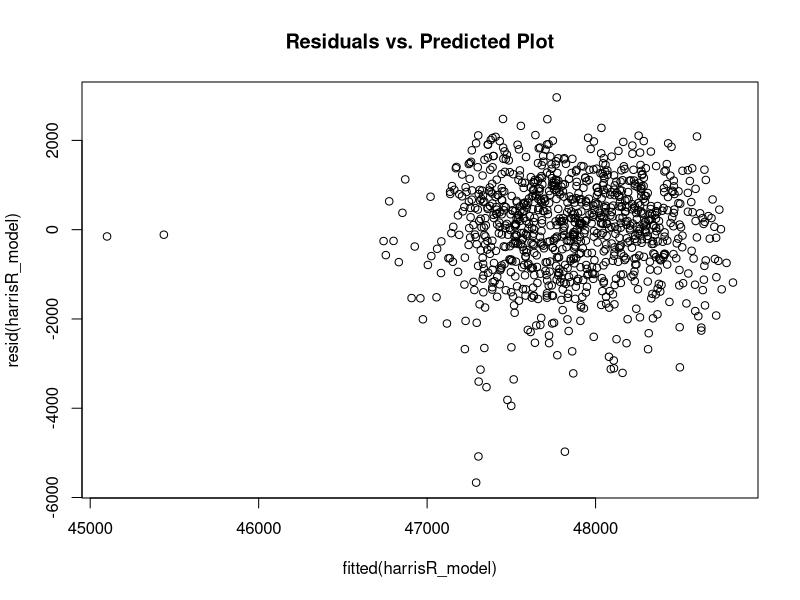
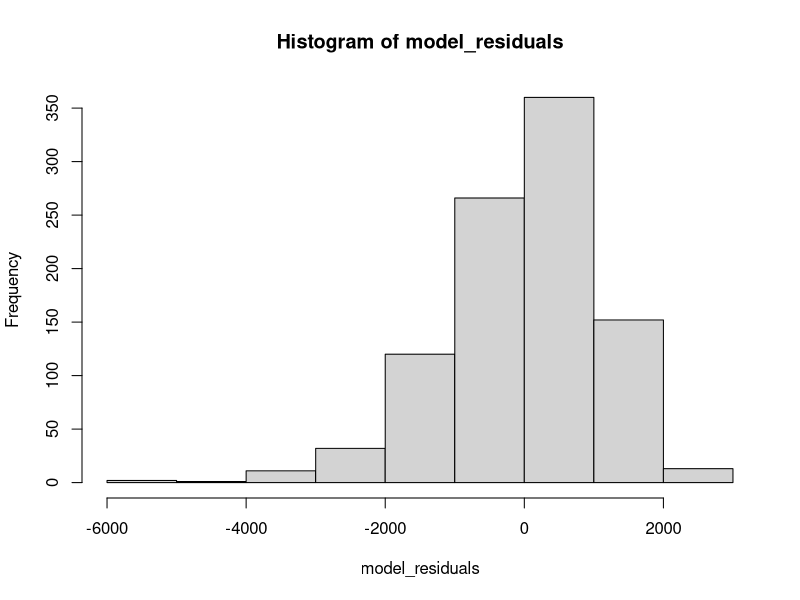
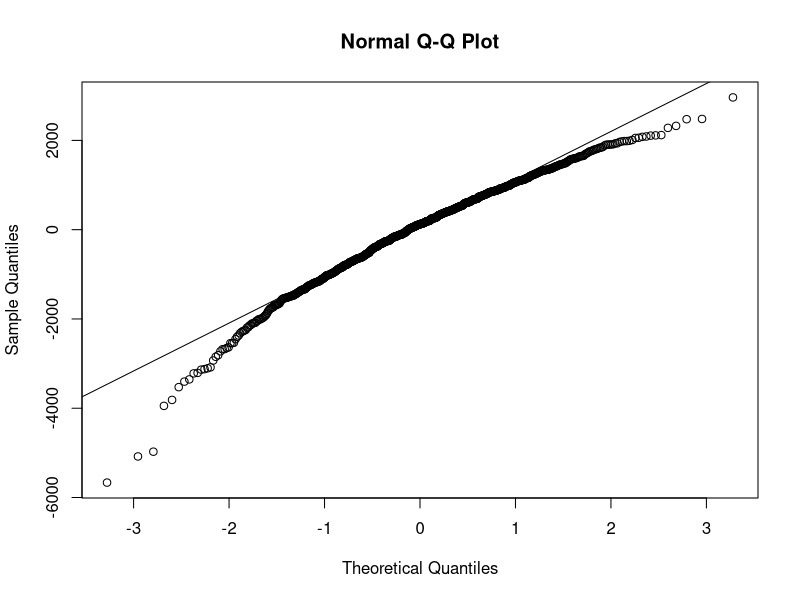
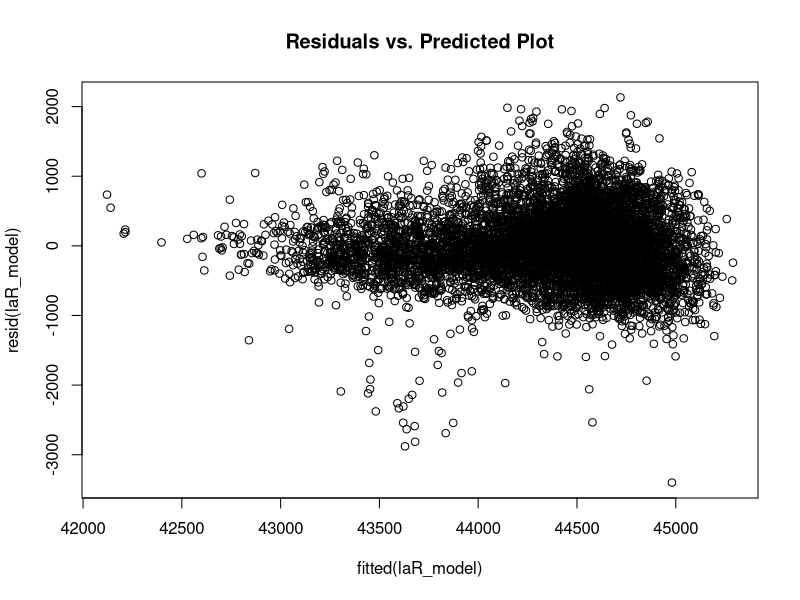
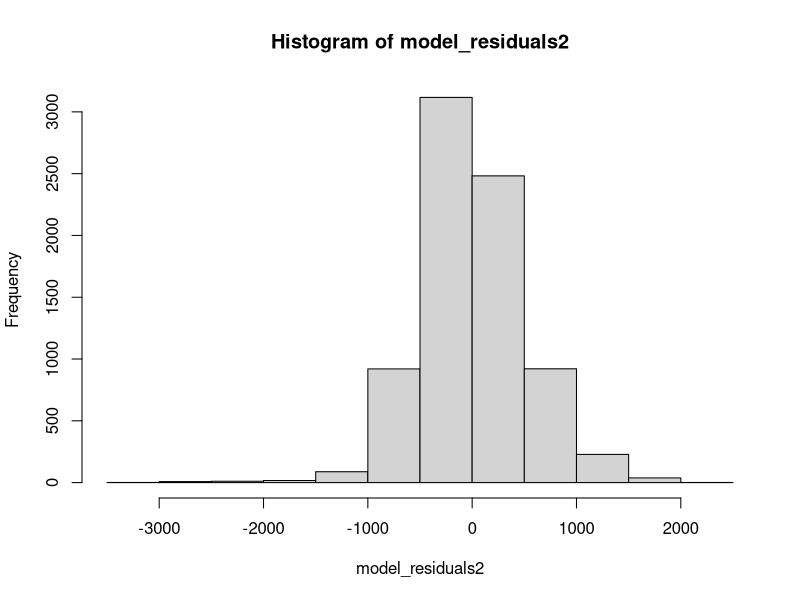
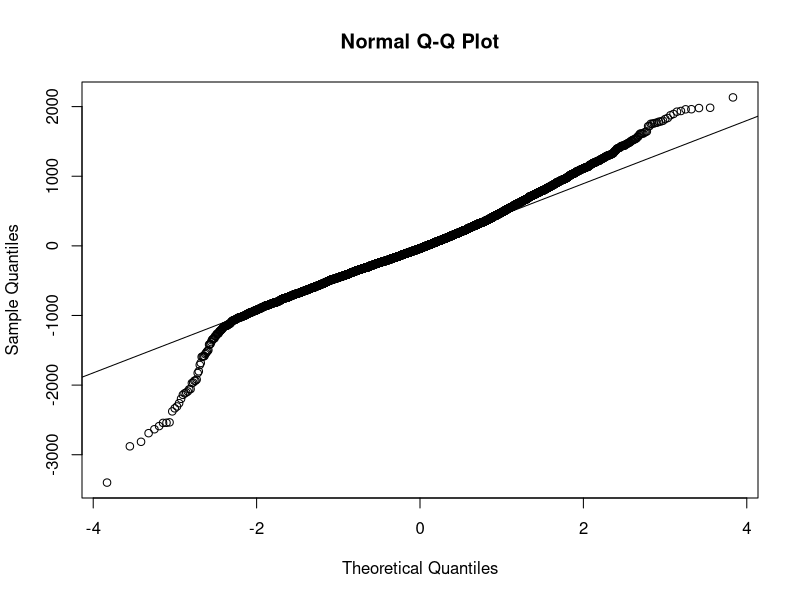
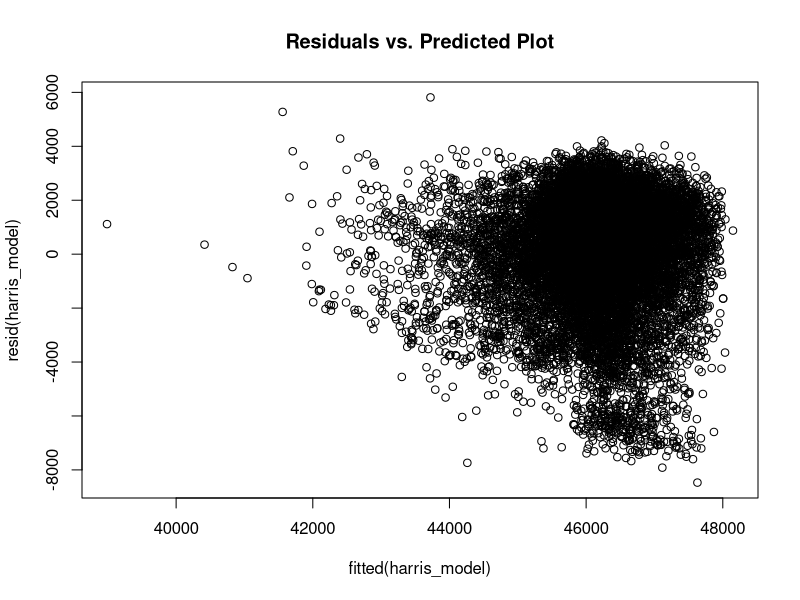
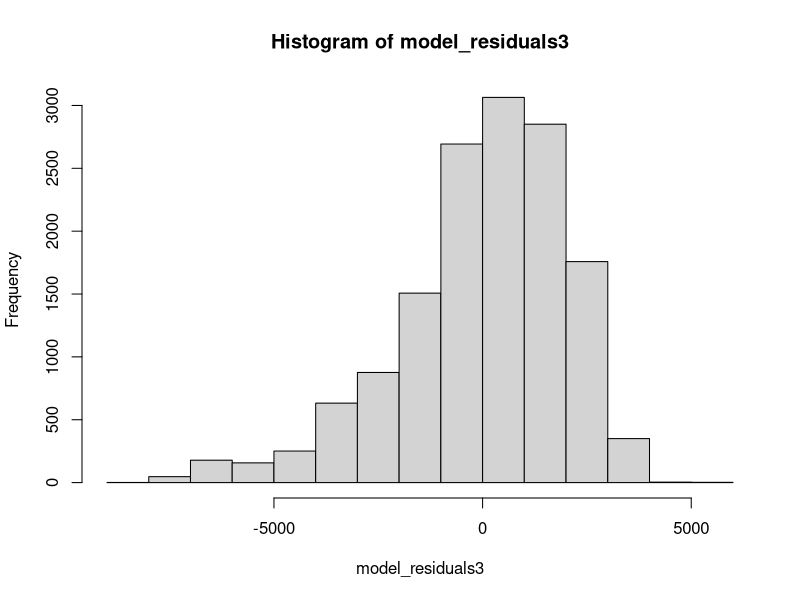

The R source for these figures, in order:
library(readr)

# -------------------- HARRIS W/ REDLINING -------------------------------------
# Read in the data
harrisR_data = read_csv('harrisDataFR.csv', show_col_types = FALSE)
# Look at the first 6 observations
head(harrisR_data)
# Check the dimension
dim(harrisR_data)
summary(harrisR_data)
names(harrisR_data)

# check how many NA values in LSI column (meaning there is no greenspace)
sum(is.na(harrisR_data$Landscape_Shape_Index)) # 945
# change those NA values to 0
harrisR_data$Landscape_Shape_Index[is.na(harrisR_data$Landscape_Shape_Index)] <- 0

# Fit the multiple linear regression model
harrisR_model = lm(formula = LST ~ Patch_Density + 
                        Landscape_Shape_Index + FctImp + NDVI +    
                        PerCover_Forest + grade,data = harrisR_data)
summary(harrisR_model)
# check for linearity and equal variance assumption
plot(resid(harrisR_model)~fitted(harrisR_model), main="Residuals vs. Predicted Plot")
# No trend → equal variance, Linearity → they are close to the zero line

# Get the model residuals
model_residuals = harrisR_model$residuals
# Plot the result
hist(model_residuals)
# The histogram is skewed to the left; hence we can not conclude the 
# normality with enough confidence. Instead of the histogram, let’s look at the 
# residuals along the normal Q-Q plot. If there is normality, then the values should follow a straight line.

# Plot the residuals
qqnorm(model_residuals)
# Plot the Q-Q line
qqline(model_residuals)
# From the plot, we can observe that the residuals roughly lie in a straight line. 
# Then we can assume that the residuals of the model follow a normal distribution. 

# -------------------- LA W/ REDLINING -----------------------------------------
# Read in the data
laR_data = read_csv('laDataFR.csv', show_col_types = FALSE)
# Look at the first 6 observations
head(laR_data)
# Check the dimension
dim(laR_data)
summary(laR_data)
names(laR_data)

# check how many NA values in LSI column (meaning there is no greenspace)
sum(is.na(laR_data$LandscapeShapeIndex)) # 9828
# change those NA values to 0
laR_data$LandscapeShapeIndex[is.na(laR_data$LandscapeShapeIndex)] <- 0

# Fit the multiple linear regression model
laR_model = lm(formula = LST ~ PatchDensity + 
                     LandscapeShapeIndex + FctImp + NDVI +    
                     PerCover_Forest + grade,data = laR_data)
summary(laR_model)

# check for linearity and equal variance assumption
plot(resid(laR_model)~fitted(laR_model), main="Residuals vs. Predicted Plot")
# No trend → equal variance, Linearity → they are close to the zero line

# Get the model residuals
model_residuals2 = laR_model$residuals
# Plot the result
hist(model_residuals2)
# The histogram is ever so slightly skewed to the right; hence we can not conclude the 
# normality with enough confidence. Instead of the histogram, let’s look at the 
# residuals along the normal Q-Q plot. If there is normality, then the values should follow a straight line.

# Plot the residuals
qqnorm(model_residuals2)
# Plot the Q-Q line
qqline(model_residuals2)
# From the plot, we can observe that the residuals do not roughly lie in a straight line,
# as there are long tails.
# Then we can assume that the residuals of the model do not follow a normal distribution.

# -------------------- HARRIS W/O REDLINING -------------------------------------
# Read in the data
harris_data = read_csv('harrisDataF.csv', show_col_types = FALSE)
# Look at the first 6 observations
head(harris_data)
# Check the dimension
dim(harris_data)
summary(harris_data)
names(harris_data)

# check how many NA values in LSI column (meaning there is no greenspace)
sum(is.na(harris_data$Landscape_Shape_Index)) # 12545
# change those NA values to 0
harris_data$Landscape_Shape_Index[is.na(harris_data$Landscape_Shape_Index)] <- 0

# Fit the multiple linear regression model
harris_model = lm(formula = LST ~ Patch_Density + 
                     Landscape_Shape_Index + FctImp + NDVI +    
                     PerCover_Forest,data = harris_data)
summary(harris_model)

# check for linearity and equal variance assumption
plot(resid(harris_model)~fitted(harris_model), main="Residuals vs. Predicted Plot")
# No trend → equal variance, Linearity → they are close to the zero line

# Get the model residuals
model_residuals3 = harris_model$residuals
# Plot the result
hist(model_residuals3)
# The histogram is slightly skewed to the left; hence we can not conclude the 
# normality with enough confidence. Instead of the histogram, let’s look at the 
# residuals along the normal Q-Q plot. If there is normality, then the values should follow a straight line.

# Plot the residuals
qqnorm(model_residuals3)
# Plot the Q-Q line
qqline(model_residuals3)
# From the plot, we can observe that the residuals do not roughly lie in a straight line. 
# Then we can assume that the residuals of the model do not follow a normal distribution.

# -------------------- LA W/O REDLINING ----------------------------------------
# Read in the data
la_data = read_csv('laDataF.csv', show_col_types = FALSE)
# Look at the first 6 observations
head(la_data)
# Check the dimension
dim(la_data)
summary(la_data)
names(la_data)

# check how many NA values in LSI column (meaning there is no greenspace)
sum(is.na(la_data$LandscapeShapeIndex)) # 21521
# change those NA values to 0
la_data$LandscapeShapeIndex[is.na(la_data$LandscapeShapeIndex)] <- 0

# Fit the multiple linear regression model
la_model = lm(formula = LST ~ PatchDensity + 
                 LandscapeShapeIndex + FctImp + NDVI +    
                 PerCover_Forest,data = la_data)
summary(la_model)

# check for linearity and equal variance assumption
plot(resid(la_model)~fitted(la_model), main="Residuals vs. Predicted Plot")
# has a weird trend → NOT equal variance, NO linearity → they are not close to the zero line

# Get the model residuals
model_residuals4 = laR_model$residuals
# Plot the result
hist(model_residuals4)
# The histogram is ever so slightly skewed to the right; hence we can not conclude the 
# normality with enough confidence. Instead of the histogram, let’s look at the 
# residuals along the normal Q-Q plot. If there is normality, then the values should follow a straight line.

# Plot the residuals
qqnorm(model_residuals4)
# Plot the Q-Q line
qqline(model_residuals4)
# From the plot, we can observe that the residuals do not roughly lie in a straight line,
# as there are long tails.
# Then we can assume that the residuals of the model do not follow a normal distribution.
